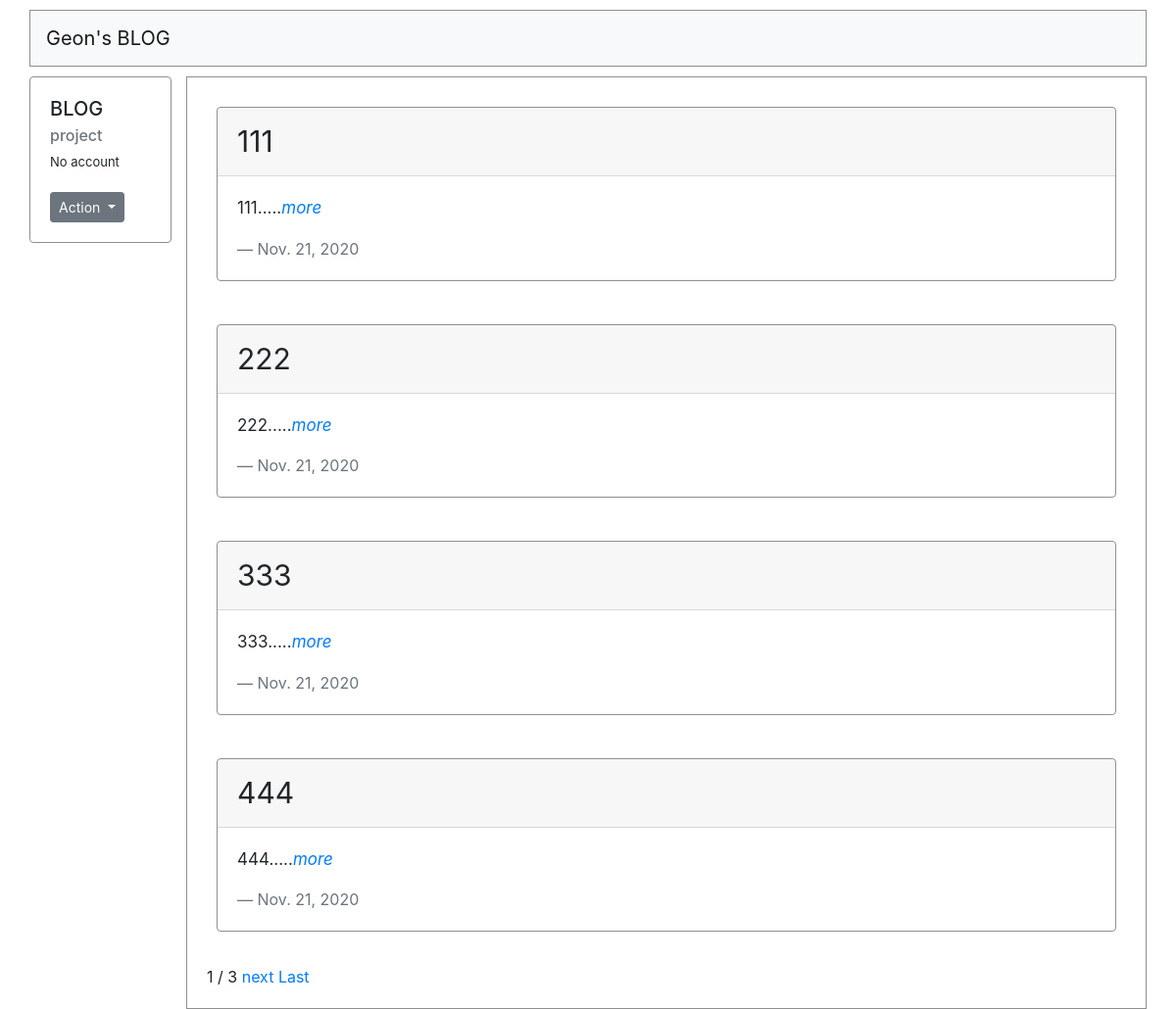
The app's page /, older data.
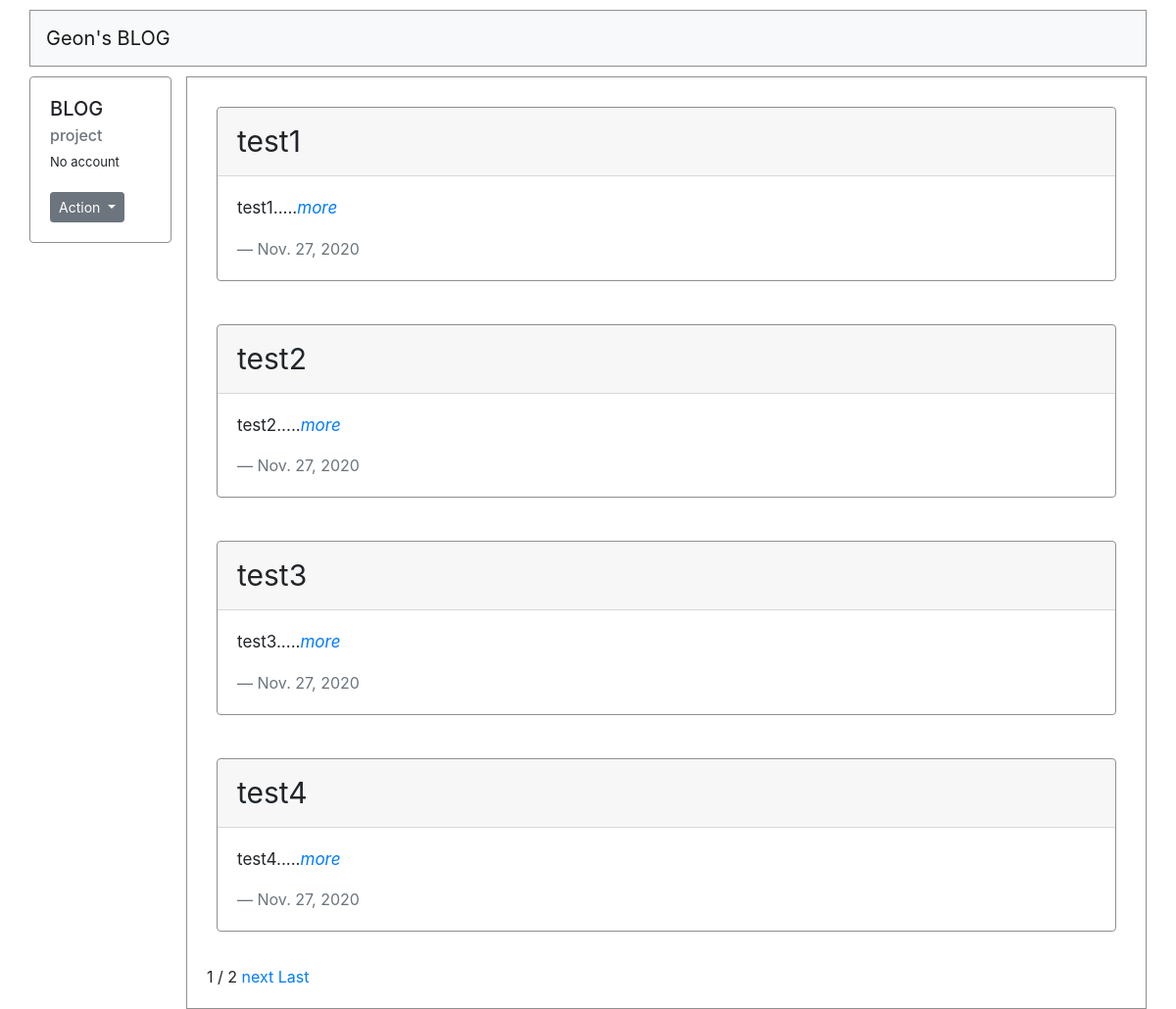
The same page, newer data.
### blog/models.py (models this page shows, shortened)
class Blog(models.Model):
    title = models.CharField(max_length = 200)
    pub_date = models.DateField('date published')
    body = models.TextField()
    def summary(self):
        return self.body[:30]

### blog/views.py (the view)
# urls.py: 2. Add a URL to urlpatterns:  path('', views.home, name='home')
def home(request):
    blogs = Blog.objects
    blog_list = Blog.objects.all()
    paginator = Paginator(blog_list, 4)
    page = request.GET.get('page')
    posts = paginator.get_page(page)
    return render(request, 'blog/home.html', {'blogs':blogs, 'posts':posts})

### blog/templates/blog/home.html (shortened to what this page needs)
{% extends 'base.html' %}
{% load static %}
{% block content %}
{% for blog in posts %}
    <div class="card home-card">
        <div class="card-header" style="font-size:30px">
            {{blog.title}}
        </div>
        <div class="card-body">
            <blockquote class="blockquote mb-0">
            <p style="font-size:17px">{{blog.summary}}.....<a href="{% url 'detail' blog.id %}"><cite title="Source Title">more</cite></a></p>
            <footer class="blockquote-footer">{{blog.pub_date}} </footer>
            </blockquote>
        </div>
    </div>
    <br>
{%endfor%}
<span>{{posts.number}}</span>
<span>/</span>
<span>{{posts.paginator.num_pages}}</span>
{% if posts.has_next %}
<a href="?page={{posts.next_page_number}}">next</a>
<a href="?page={{posts.paginator.num_pages}}">Last</a>
{% endif %}
{% endblock %}

### blog/templates/base.html (shortened to what this page needs)
<!DOCTYPE html>
<head>
    {% load static %}
    <link rel="stylesheet" href="https://cdn.jsdelivr.net/npm/bootstrap@4.5.3/dist/css/bootstrap.min.css">
    <link rel="stylesheet"  href=https://cdnjs.cloudflare.com/ajax/libs/twitter-bootstrap/4.5.3/css/bootstrap-grid.min.css>
    <link rel="stylesheet" href="{% static 'css/main_style.css' %}">
</head>
<body>
    <div id="wrap">
        <div class="header">
            <div class="row">
                <div class="col">
                    <nav class="navbar navbar-expand-lg navbar-light bg-light">
                        <a class="navbar-brand" href="{%url 'home' %}">Geon's BLOG</a>
                    </nav>
                </div>
            </div>
        </div>
        <div class="side_menu">
            <div class="card left_card">
                <div class="card-body">
                    <h5 class="card-title">BLOG</h5>
                    <h6 class="card-subtitle mb-2 text-muted">project</h6>
                    <p class="card-text left-card-text">
                        {% if user.is_authenticated %}<b>{{user.username}}</b><br>is activating
                        {% else %}No account
                        {% endif %}
                    </p>
                    <div class="btn-group">
                        <button class="btn btn-secondary btn-sm dropdown-toggle" type="button" data-toggle="dropdown" aria-haspopup="true" aria-expanded="false">
                            Action
                        </button>
                    </div>
                </div>
            </div>
        </div>
        <div class="main_content">
            {% block content %}{% endblock %}
        </div>
    </div>
</body>
</html>

### blog/static/css/main_style.css (style rules this page uses)
#wrap { width:95%; margin:0 auto; }
.header { border:1px solid rgb(143, 143, 143); margin:10px 0px; }
.side_menu { float:left; width:145px; margin-right:10px; }
.left-card-text { font-size:13px; margin-bottom:20px; }
.left_card { border-color: rgb(143, 143, 143); }
.main_content { float: right; width: calc(100% - 160px); border:1px solid rgb(143, 143, 143); padding:20px; }
.home-card { border-color: rgb(143, 143, 143); margin:10px; }

Row changes from the older to the newer data that the page shows:
removed Blog: title "111", summary "111", pub_date "Nov. 21, 2020"
removed Blog: title "222", summary "222", pub_date "Nov. 21, 2020"
removed Blog: title "333", summary "333", pub_date "Nov. 21, 2020"
removed Blog: title "444", summary "444", pub_date "Nov. 21, 2020"
added Blog: title "test1", summary "test1", pub_date "Nov. 27, 2020"
added Blog: title "test2", summary "test2", pub_date "Nov. 27, 2020"
added Blog: title "test3", summary "test3", pub_date "Nov. 27, 2020"
added Blog: title "test4", summary "test4", pub_date "Nov. 27, 2020"
Text that changed along with them:
{{ posts.paginator.num_pages }}: "3" → "2"
